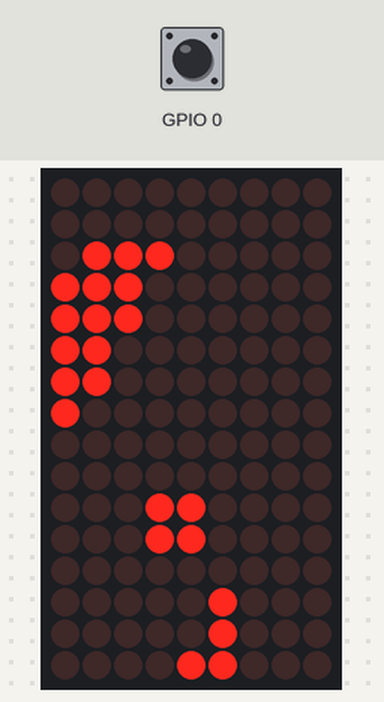
Bench run of a sketch on a simulated ESP32. Shown: 9×16 LED matrix. The test bench sets the inputs (shaded band); at power-on: GPIO 0 HIGH. WiFi joins after 1.5 s; servers stay silent unless stated; random numbers use the default seed unless the sketch sets one; what the sketch prints to the serial monitor is not drawn.

Above: at 2.7 s.
2.8 s: GPIO 0 pulsed LOW 2 times (0.12 s each, 0.3 s apart)
Timing chart, 0 to 5.8 s (numbered marks = the images above; inputs shaded):
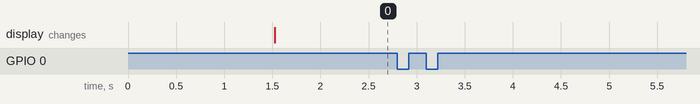

The sketch:

esp32_ota.ino
```cpp
#include <Wire.h>
#include <Adafruit_GFX.h>
#include <Adafruit_IS31FL3731.h>

#include <WiFi.h>
#include <HTTPClient.h>
#include <HTTPUpdate.h>
#include <WiFiClientSecure.h>
#include "cert.h"

const char * ssid = "OpenWrt";
const char * password = "andrew01";


String FirmwareVer = {
  "2.2"
};
#define URL_fw_Version "https://raw.githubusercontent.com/markdean-sysv/esp32_ota/main/bin_version.txt"
#define URL_fw_Bin "https://raw.githubusercontent.com/markdean-sysv/esp32_ota/main/fw.bin"

//#define URL_fw_Version "https://raw.githubusercontent.com/programmer131/ESP8266_ESP32_SelfUpdate/master/esp32_ota/bin_version.txt"
//#define URL_fw_Bin "https://raw.githubusercontent.com/programmer131/ESP8266_ESP32_SelfUpdate/master/esp32_ota/fw.bin"


//#define URL_fw_Version "http://cade-make.000webhostapp.com/version.txt"
//#define URL_fw_Bin "http://cade-make.000webhostapp.com/firmware.bin"

void connect_wifi();
void firmwareUpdate();
int FirmwareVersionCheck();

unsigned long previousMillis = 0; // will store last time LED was updated
unsigned long previousMillis_2 = 0;
const long interval = 60000;
const long mini_interval = 1000;
void repeatedCall() {
  static int num=0;
  unsigned long currentMillis = millis();
  if ((currentMillis - previousMillis) >= interval) {
    // save the last time you blinked the LED
    previousMillis = currentMillis;
    if (FirmwareVersionCheck()) {
      firmwareUpdate();
    }
  }
  if ((currentMillis - previousMillis_2) >= mini_interval) {
    previousMillis_2 = currentMillis;
    Serial.print("idle loop...");
    Serial.print(num++);
    Serial.print(" Active fw version:");
    Serial.println(FirmwareVer);
   if(WiFi.status() == WL_CONNECTED)
   {
       Serial.println("wifi connected");
   }
   else
   {
    connect_wifi();
   }
  }
}

struct Button {
  const uint8_t PIN;
  uint32_t numberKeyPresses;
  bool pressed;
};

Button button_boot = {
  0,
  0,
  false
};
/*void IRAM_ATTR isr(void* arg) {
    Button* s = static_cast<Button*>(arg);
    s->numberKeyPresses += 1;
    s->pressed = true;
}*/

void IRAM_ATTR isr() {
  button_boot.numberKeyPresses += 1;
  button_boot.pressed = true;
}


// ------------------------------------------------------------------------------------------

// If you're using the full breakout...
Adafruit_IS31FL3731 ledmatrix = Adafruit_IS31FL3731();
// If you're using the FeatherWing version
//Adafruit_IS31FL3731_Wing ledmatrix = Adafruit_IS31FL3731_Wing();


// The lookup table to make the brightness changes be more visible
uint8_t sweep[] = {1, 2, 3, 4, 6, 8, 10, 15, 20, 30, 40, 60, 60, 40, 30, 20, 15, 10, 8, 6, 4, 3, 2, 1};

int smile[7][11] ={{0,0,0,0,0,0,0,0,0,0,0},
                   {0,0,1,1,0,0,0,1,1,0,0},
                   {0,0,1,1,0,0,0,1,1,0,0},
                   {0,0,0,0,0,0,0,0,0,0,0},
                   {0,0,1,0,0,0,0,0,1,0,0},
                   {0,0,0,1,1,1,1,1,0,0,0},
                   {0,0,0,0,0,0,0,0,0,0,0}
                  };

int sad[7][11] =  {{0,0,0,0,0,0,0,0,0,0,0},
                   {0,0,1,1,0,0,0,1,1,0,0},
                   {0,0,1,1,0,0,0,1,1,0,0},
                   {0,0,0,0,0,0,0,0,0,0,0},
                   {0,0,0,1,1,1,1,1,0,0,0},
                   {0,0,1,0,0,0,0,0,1,0,0},
                   {0,0,0,0,0,0,0,0,0,0,0}
                  };

int logo[7][11] = {{0,0,0,0,0,0,0,0,0,0,0},
                   {0,0,0,1,1,0,0,1,1,2,0},
                   {0,0,0,1,1,0,2,1,1,0,0},
                   {0,0,0,0,0,0,1,1,2,0,0},
                   {0,0,0,0,0,2,1,1,0,0,0},
                   {0,0,0,0,0,1,1,2,0,0,0},
                   {0,0,0,0,2,1,1,0,0,0,0}
                  };

unsigned long timerPeriod = 50;
unsigned long startMillis;
unsigned long currentMillis;
int brightness = 0;
bool pulse = false;

void aliasBitmap(int width, int height, int brightness, int data[7][11])
{
    int x;
    int y;
    int b;
    int x1;
    int y1;

    for (x = 0; x < width; x++)
    {
        for (y = 0; y < height; y++)
        {
         //   b = brightness * data[y][x];
            if (data[y][x] == 1)
                b = 200;
            else if (data[y][x] == 2)
                b = 64;
            else
                b = 0;

            if (x > 5)
            {
                x1 = x - 6;
                y1 = y + 1;
            }
            else
            {
                x1 = x;
                y1 = y + 9;
            }
            ledmatrix.drawPixel(x1, y1, b);
        }
    }
}


void flashBitmap(int width, int height, int brightness, int data[7][11])
{
    int x;
    int y;
    int b;
    int x1;
    int y1;

    for (x = 0; x < width; x++)
    {
        for (y = 0; y < height; y++)
        {
            b = brightness * data[y][x];

            if (x > 5)
            {
                x1 = x - 6;
                y1 = y + 1;
            }
            else
            {
                x1 = x;
                y1 = y + 9;
            }
            ledmatrix.drawPixel(x1, y1, b);
        }
    }
}

// ------------------------------------------------------------------------------------------


void setup() {

  if (! ledmatrix.begin()) {
    while (1);
  }

  ledmatrix.setRotation(1);

  pinMode(button_boot.PIN, INPUT);
  attachInterrupt(button_boot.PIN, isr, RISING);
  Serial.begin(115200);
  Serial.print("Active firmware version:");
  Serial.println(FirmwareVer);
//  pinMode(LED_BUILTIN, OUTPUT);
  connect_wifi();

//  flashBitmap(11, 7, 128, sad);
  aliasBitmap(11, 7, brightness, logo);


}
void loop() {
  if (button_boot.pressed) { //to connect wifi via Android esp touch app
    Serial.println("Firmware update Starting..");
    firmwareUpdate();
    button_boot.pressed = false;
  }
  repeatedCall();
}

void connect_wifi() {
  Serial.println("Waiting for WiFi");
  WiFi.begin(ssid, password);
  while (WiFi.status() != WL_CONNECTED) {
    delay(500);
    Serial.print(".");
  }

  Serial.println("");
  Serial.println("WiFi connected");
  Serial.println("IP address: ");
  Serial.println(WiFi.localIP());
}


void firmwareUpdate(void) {
  WiFiClientSecure client;
  client.setCACert(rootCACertificate);
//  httpUpdate.setLedPin(LED_BUILTIN, LOW);
  t_httpUpdate_return ret = httpUpdate.update(client, URL_fw_Bin);

  switch (ret) {
  case HTTP_UPDATE_FAILED:
    Serial.printf("HTTP_UPDATE_FAILD Error (%d): %s\n", httpUpdate.getLastError(), httpUpdate.getLastErrorString().c_str());
    break;

  case HTTP_UPDATE_NO_UPDATES:
    Serial.println("HTTP_UPDATE_NO_UPDATES");
    break;

  case HTTP_UPDATE_OK:
    Serial.println("HTTP_UPDATE_OK");
    break;
  }
}
int FirmwareVersionCheck(void) {
  String payload;
  int httpCode;
  String fwurl = "";
  fwurl += URL_fw_Version;
  fwurl += "?";
  fwurl += String(rand());
  Serial.println(fwurl);
  WiFiClientSecure * client = new WiFiClientSecure;

  if (client)
  {
    client -> setCACert(rootCACertificate);

    // Add a scoping block for HTTPClient https to make sure it is destroyed before WiFiClientSecure *client is
    HTTPClient https;

    if (https.begin( * client, fwurl))
    { // HTTPS
      Serial.print("[HTTPS] GET...\n");
      // start connection and send HTTP header
      delay(100);
      httpCode = https.GET();
      delay(100);
      if (httpCode == HTTP_CODE_OK) // if version received
      {
        payload = https.getString(); // save received version
      } else {
        Serial.print("error in downloading version file:");
        Serial.println(httpCode);
      }
      https.end();
    }
    delete client;
  }

  if (httpCode == HTTP_CODE_OK) // if version received
  {
    payload.trim();
    if (payload.equals(FirmwareVer)) {
      Serial.printf("\nDevice already on latest firmware version:%s\n", FirmwareVer);
      return 0;
    }
    else
    {
      Serial.println(payload);
      Serial.println("New firmware detected");
      return 1;
    }
  }
  return 0;
}
```

cert.h
```cpp
#ifndef CERT_H

#define CERT_H

//DigiCert root certificate has expiry date of 10 Nov 2031
const char * rootCACertificate = \
"-----BEGIN CERTIFICATE-----\n" \
"MIIDrzCCApegAwIBAgIQCDvgVpBCRrGhdWrJWZHHSjANBgkqhkiG9w0BAQUFADBh\n" \
"MQswCQYDVQQGEwJVUzEVMBMGA1UEChMMRGlnaUNlcnQgSW5jMRkwFwYDVQQLExB3\n" \
"d3cuZGlnaWNlcnQuY29tMSAwHgYDVQQDExdEaWdpQ2VydCBHbG9iYWwgUm9vdCBD\n" \
"QTAeFw0wNjExMTAwMDAwMDBaFw0zMTExMTAwMDAwMDBaMGExCzAJBgNVBAYTAlVT\n" \
"MRUwEwYDVQQKEwxEaWdpQ2VydCBJbmMxGTAXBgNVBAsTEHd3dy5kaWdpY2VydC5j\n" \
"b20xIDAeBgNVBAMTF0RpZ2lDZXJ0IEdsb2JhbCBSb290IENBMIIBIjANBgkqhkiG\n" \
"9w0BAQEFAAOCAQ8AMIIBCgKCAQEA4jvhEXLeqKTTo1eqUKKPC3eQyaKl7hLOllsB\n" \
"CSDMAZOnTjC3U/dDxGkAV53ijSLdhwZAAIEJzs4bg7/fzTtxRuLWZscFs3YnFo97\n" \
"nh6Vfe63SKMI2tavegw5BmV/Sl0fvBf4q77uKNd0f3p4mVmFaG5cIzJLv07A6Fpt\n" \
"43C/dxC//AH2hdmoRBBYMql1GNXRor5H4idq9Joz+EkIYIvUX7Q6hL+hqkpMfT7P\n" \
"T19sdl6gSzeRntwi5m3OFBqOasv+zbMUZBfHWymeMr/y7vrTC0LUq7dBMtoM1O/4\n" \
"gdW7jVg/tRvoSSiicNoxBN33shbyTApOB6jtSj1etX+jkMOvJwIDAQABo2MwYTAO\n" \
"BgNVHQ8BAf8EBAMCAYYwDwYDVR0TAQH/BAUwAwEB/zAdBgNVHQ4EFgQUA95QNVbR\n" \
"TLtm8KPiGxvDl7I90VUwHwYDVR0jBBgwFoAUA95QNVbRTLtm8KPiGxvDl7I90VUw\n" \
"DQYJKoZIhvcNAQEFBQADggEBAMucN6pIExIK+t1EnE9SsPTfrgT1eXkIoyQY/Esr\n" \
"hMAtudXH/vTBH1jLuG2cenTnmCmrEbXjcKChzUyImZOMkXDiqw8cvpOp/2PV5Adg\n" \
"06O/nVsJ8dWO41P0jmP6P6fbtGbfYmbW0W5BjfIttep3Sp+dWOIrWcBAI+0tKIJF\n" \
"PnlUkiaY4IBIqDfv8NZ5YBberOgOzW6sRBc4L0na4UU+Krk2U886UAb3LujEV0ls\n" \
"YSEY1QSteDwsOoBrp+uvFRTp2InBuThs4pFsiv9kuXclVzDAGySj4dzp30d8tbQk\n" \
"CAUw7C29C79Fv1C5qfPrmAESrciIxpg0X40KPMbp1ZWVbd4=\n" \
"-----END CERTIFICATE-----\n";

#endif
```

Measured:
- after the input at 2.8 s, every drawn part: stays the same
